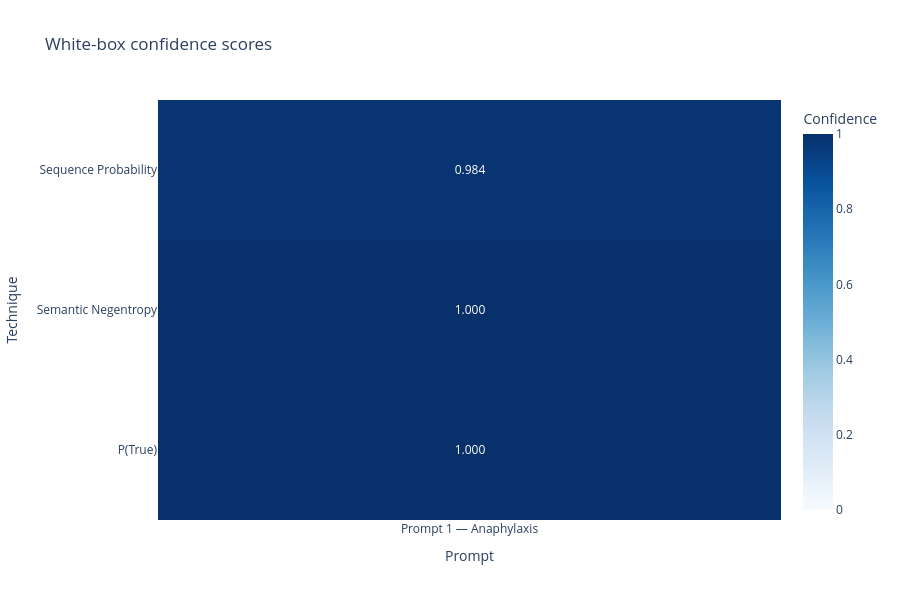

The notebook cell this image was saved under:
### Code cell
fig = px.imshow(
    comparison_table,
    text_auto=".3f",
    aspect="auto",
    color_continuous_scale="Blues",
    zmin=0,
    zmax=1,
    labels=dict(x="Prompt", y="Technique", color="Confidence"),
    title="White-box confidence scores",
)

fig.update_layout(
    template="plotly_white",
    height=600,
)

fig.show()

### Figure 1 — Plotly figure (JSON) as saved in the notebook; plotly's stock layout.template omitted (floating-point values rounded to 4 significant figures)
{"data": [{"coloraxis": "coloraxis", "hovertemplate": "Prompt: %{x}<br>Technique: %{y}<br>Confidence: %{z}<extra></extra>", "name": "0", "texttemplate": "%{z:.3f}", "type": "heatmap", "x": ["Prompt 1 — Anaphylaxis"], "xaxis": "x", "y": ["Sequence Probability", "Semantic Negentropy", "P(True)"], "yaxis": "y", "z": [[0.9844], [1.0], [1.0]]}], "layout": {"coloraxis": {"autocolorscale": false, "cmax": 1, "cmin": 0, "colorbar": {"title": {"text": "Confidence"}}, "colorscale": [[0, "rgb(247,251,255)"], [0.125, "rgb(222,235,247)"], [0.25, "rgb(198,219,239)"], [0.375, "rgb(158,202,225)"], [0.5, "rgb(107,174,214)"], [0.625, "rgb(66,146,198)"], [0.75, "rgb(33,113,181)"], [0.875, "rgb(8,81,156)"], [1, "rgb(8,48,107)"]]}, "height": 600, "title": {"text": "White-box confidence scores"}, "xaxis": {"anchor": "y", "domain": [0, 1], "title": {"text": "Prompt"}}, "yaxis": {"anchor": "x", "autorange": "reversed", "domain": [0, 1], "title": {"text": "Technique"}}}}
